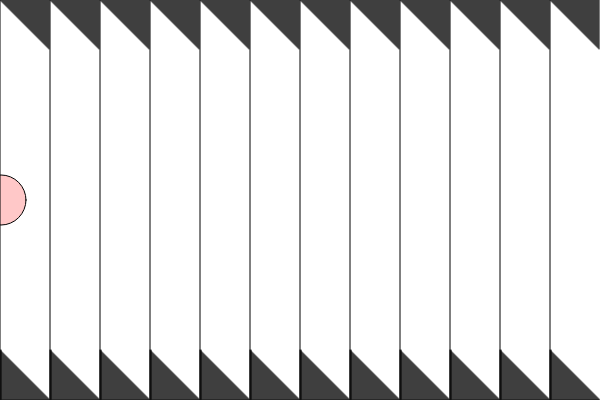
Frame 1 (no input)
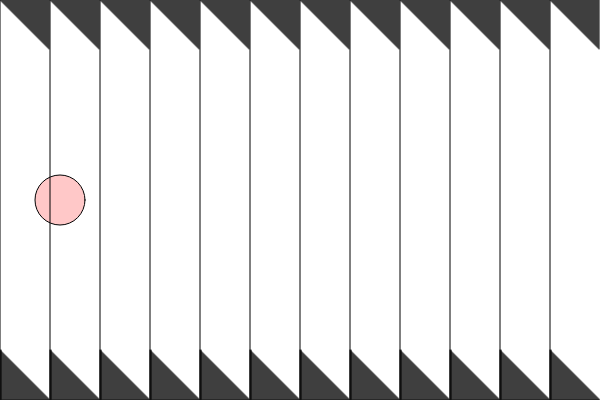
Frame 60 (no input)
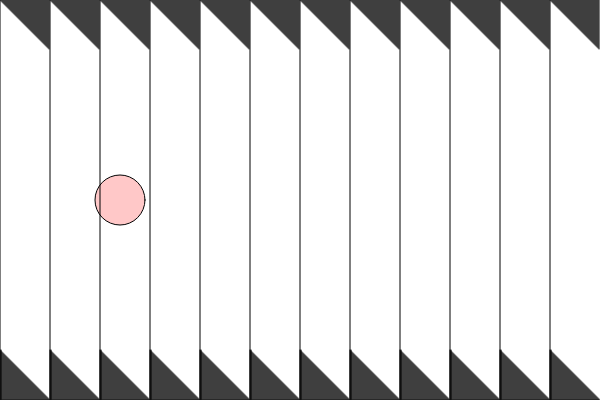
Frame 120 (the mouse pressed at the canvas centre since frame 60)

The p5.js sketch that drew these frames (run headless with seeded random() and noise() and a simulated clock; from frame 60 on, the mouse is pressed at the canvas centre):

// p5.js sketch
// ── sketch.js
function setup(){
  createCanvas(600,400);
}

function draw(){
  background(255);
  for(var i=0;i<width;i++){
    var y = i % 50;
    line(i,0,i,y);
  }

  var x = frameCount % 600;
  fill(255,200,200);
  ellipse(x, height/2, 50,50);

  for(var i=0;i<width;i++){
    var y = 350 * (i % 50);
    line(i,400,i,y);
  }

  for(var i=0;i<width;i++){
    var y = 350 + (i % 50);
    line(i,400,i,y);
  }

  /*for(var i=0;i<8;i++){
    if(i%2 === 0){
      fill(255);
    }else{
      fill(0);
    }
    rect(i*50,height/2,50,50);
  }*/

}
